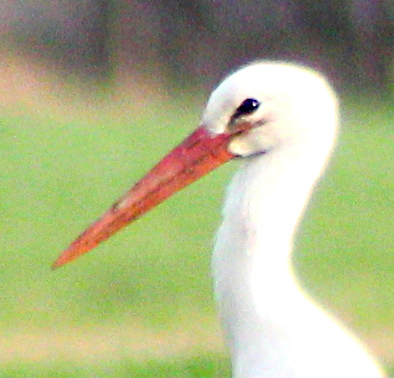
#> input picture introml_ex_3/introml_ex_3/input1.jpg, 394 x 378 px, found by its file name
$ python convo.py
#> lines starting #> are read from the running program, lines starting #| are printed output that depends on the picture
from PIL import Image
import numpy as np
from matplotlib import pyplot as plt
from scipy.signal import convolve
from scipy.signal import gaussian


def make_gauss_kernel(ksize, sigma):
    center = (int)(ksize / 2)
    kernel = np.zeros((ksize, ksize))
    for i in range(ksize):
        for j in range(ksize):
            diff = np.sqrt((i - center) ** 2 + (j - center) ** 2)
            kernel[i, j] = (1 / (2 * np.pi * sigma)) * np.exp(-(diff ** 2) / (2 * sigma ** 2))
        # implement the Gaussian kernel here
    return kernel / np.sum(kernel)


def slow_convolve(arr, k):
    newImage = np.zeros(arr.shape)
    flipKernel = np.fliplr(np.flipud(k))
    capU = k.shape[0]
    capV = k.shape[1]
    padImage = np.pad(arr, ((capU // 2, capU // 2), (capV // 2, capV // 2)), 'constant')
    row = arr.shape[0]
    column = arr.shape[1]
    sum = 0

    for i in range(row):
        for j in range(column):
            sum = 0

            for u in range(0, capU):
                for v in range(0, capV):
                    sum += flipKernel[u, v] * padImage[i + u, j + v]

            newImage[i, j] = sum

    return newImage

if __name__ == '__main__':
    # im = np.array(Image.open('input2.jpg'))
    # im = np.array(Image.open('input3.jpg'))
    im = np.array(Image.open('introml_ex_3\introml_ex_3\input1.jpg'))
#> im is the input picture: shape (378, 394, 3); mean R, G, B 174.1, 180, 136.5
    k = make_gauss_kernel(3, 2)  # todo: find better parameters
    r = im[:, :, 0]
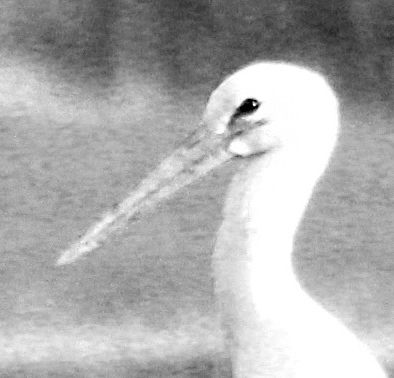
#> r: shape (378, 394); min 0, max 255, mean 174.1
    g = im[:, :, 1]
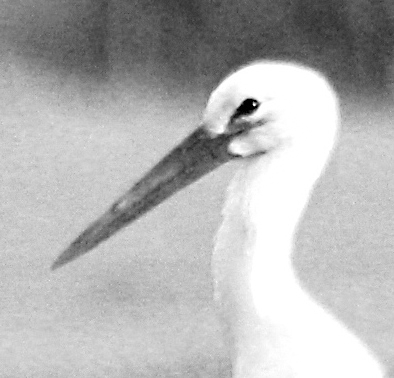
#> g: shape (378, 394); min 0, max 255, mean 180
    b = im[:, :, 2]
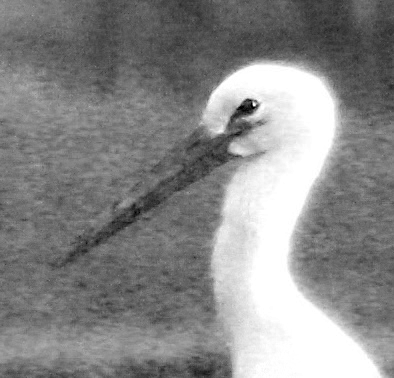
#> b: shape (378, 394); min 0, max 255, mean 136.5
    new_r = slow_convolve(r, k)
    new_g = slow_convolve(g, k)
    new_b = slow_convolve(b, k)
    rgb = np.dstack((new_r, new_g, new_b))
    result = im + (im - rgb)
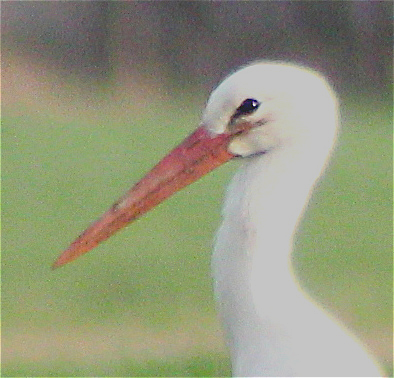
#> result: shape (378, 394, 3) float64; mean R, G, B 174.6, 180.5, 136.9; drawn with min black and max white
    clip_arr = result.clip(0, 255)
    result_arr = clip_arr.astype(np.uint8)
    im = Image.fromarray(result_arr)
    im.save("im1_new.jpeg")

    # TODO: chose the image you prefer

    # TODO: blur the image, subtract the result to the input,
    #       add the result to the input, clip the values to the
    #       range [0,255] (remember warme-up exercise?), convert
    #       the array to np.unit8, and save the result

$ run again, with introml_ex_3/introml_ex_3/input2.jpg copied over introml_ex_3/introml_ex_3/input1.jpg
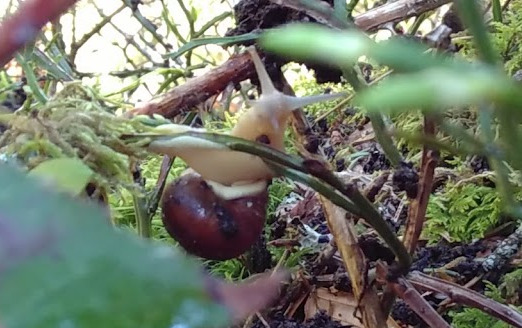
#> input picture introml_ex_3/introml_ex_3/input2.jpg, 522 x 328 px, found by its file name
#> im is the input picture: shape (328, 522, 3); mean R, G, B 114, 120.7, 105.2
#> after the loop in slow_convolve (call 3), `for i in range(row):`:
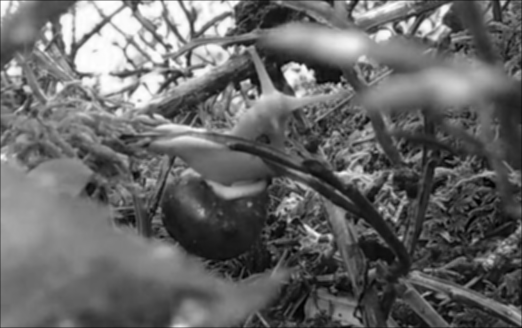
#> newImage: shape (328, 522) float64; min 2.03, max 255, mean 104.9; drawn with min black and max white
#> `clip_arr = result.clip(0, 255)`:
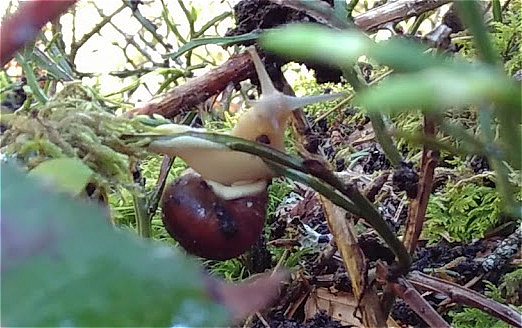
#> clip_arr: shape (328, 522, 3) float64; mean R, G, B 114.2, 120.9, 105.6

$ run again, with introml_ex_3/introml_ex_3/input3.jpg copied over introml_ex_3/introml_ex_3/input1.jpg
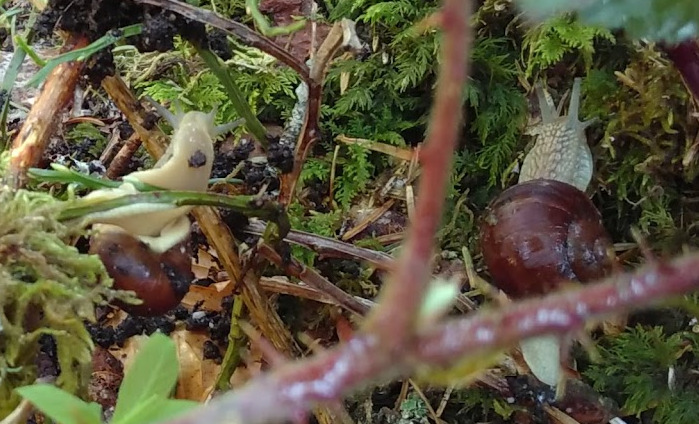
#> input picture introml_ex_3/introml_ex_3/input3.jpg, 699 x 424 px, found by its file name
#> im is the input picture: shape (424, 699, 3); mean R, G, B 92.7, 86.7, 63
#> in slow_convolve (call 3), `padImage = np.pad(arr, ((capU // 2, capU // 2), (capV // 2, capV // 2)..`:
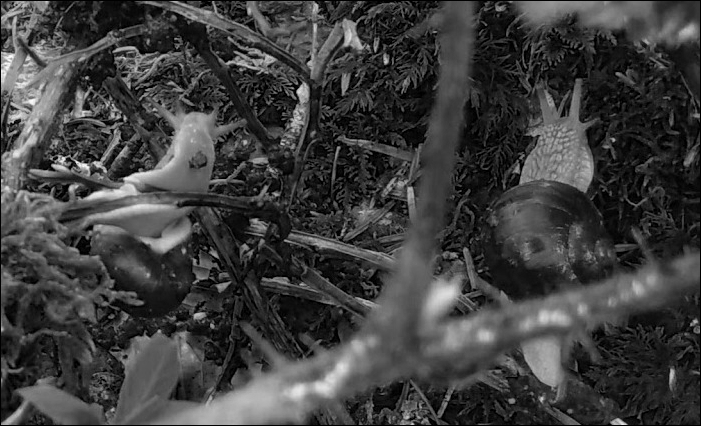
#> padImage: shape (426, 701); min 0, max 254, mean 62.5
#> `result = im + (im - rgb)`:
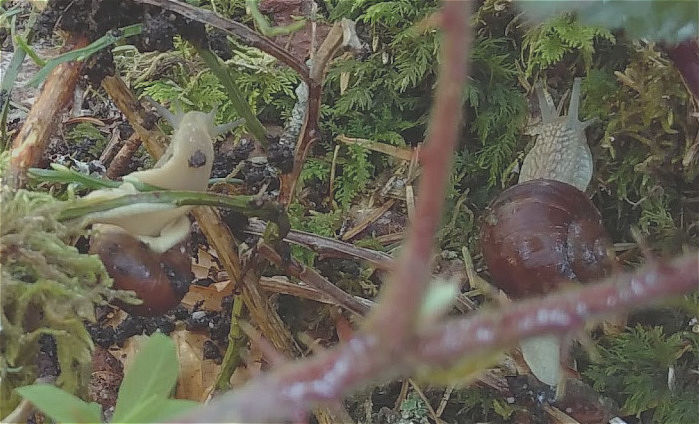
#> result: shape (424, 699, 3) float64; mean R, G, B 93, 86.9, 63.1; drawn with min black and max white
